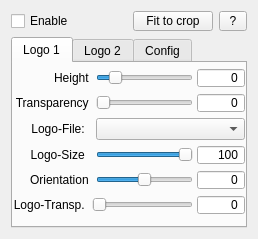
<?xml version="1.0" encoding="UTF-8"?>
<ui version="4.0">
 <class>Ghostwriter_Plugin</class>
 <widget class="SettingsWidget" name="Ghostwriter_Plugin">
  <property name="geometry">
   <rect>
    <x>0</x>
    <y>0</y>
    <width>258</width>
    <height>239</height>
   </rect>
  </property>
  <property name="windowTitle">
   <string>Ghostwriter</string>
  </property>
  <property name="BIBBLE_PLUGIN_NAME" stdset="0">
   <string>Ghostwriter</string>
  </property>
  <property name="BIBBLE_PLUGIN_GROUP" stdset="0">
   <string>ghostwr</string>
  </property>
  <layout class="QVBoxLayout" name="verticalLayout" stretch="0,0">
   <item>
    <layout class="QHBoxLayout" name="horizontalLayout_2">
     <item>
      <widget class="QCheckBox" name="gwenabled_checkbox">
       <property name="text">
        <string>Enable</string>
       </property>
      </widget>
     </item>
     <item>
      <widget class="QPushButton" name="fit_button">
       <property name="sizePolicy">
        <sizepolicy hsizetype="Fixed" vsizetype="Fixed">
         <horstretch>0</horstretch>
         <verstretch>0</verstretch>
        </sizepolicy>
       </property>
       <property name="maximumSize">
        <size>
         <width>16777215</width>
         <height>20</height>
        </size>
       </property>
       <property name="text">
        <string>Fit to crop</string>
       </property>
      </widget>
     </item>
     <item>
      <widget class="QToolButton" name="aboutButton">
       <property name="maximumSize">
        <size>
         <width>16777215</width>
         <height>20</height>
        </size>
       </property>
       <property name="text">
        <string> ? </string>
       </property>
      </widget>
     </item>
    </layout>
   </item>
   <item>
    <widget class="QTabWidget" name="tabWidget">
     <property name="sizePolicy">
      <sizepolicy hsizetype="Expanding" vsizetype="Expanding">
       <horstretch>1</horstretch>
       <verstretch>0</verstretch>
      </sizepolicy>
     </property>
     <property name="currentIndex">
      <number>0</number>
     </property>
     <widget class="QWidget" name="tab">
      <attribute name="title">
       <string>Logo 1</string>
      </attribute>
      <layout class="QGridLayout" name="gridLayout">
       <property name="horizontalSpacing">
        <number>4</number>
       </property>
       <property name="verticalSpacing">
        <number>0</number>
       </property>
       <property name="margin">
        <number>0</number>
       </property>
       <item row="0" column="0" colspan="2">
        <widget class="QLabel" name="height_label">
         <property name="text">
          <string>Height </string>
         </property>
         <property name="alignment">
          <set>Qt::AlignRight|Qt::AlignTrailing|Qt::AlignVCenter</set>
         </property>
        </widget>
       </item>
       <item row="0" column="2">
        <widget class="QSlider" name="height_slider">
         <property name="maximum">
          <number>100</number>
         </property>
         <property name="value">
          <number>15</number>
         </property>
         <property name="orientation">
          <enum>Qt::Horizontal</enum>
         </property>
        </widget>
       </item>
       <item row="0" column="3">
        <widget class="QSpinBox" name="height_edit">
         <property name="sizePolicy">
          <sizepolicy hsizetype="Preferred" vsizetype="Preferred">
           <horstretch>1</horstretch>
           <verstretch>0</verstretch>
          </sizepolicy>
         </property>
         <property name="minimumSize">
          <size>
           <width>48</width>
           <height>20</height>
          </size>
         </property>
         <property name="maximumSize">
          <size>
           <width>48</width>
           <height>20</height>
          </size>
         </property>
         <property name="cursor">
          <cursorShape>IBeamCursor</cursorShape>
         </property>
         <property name="focusPolicy">
          <enum>Qt::ClickFocus</enum>
         </property>
         <property name="alignment">
          <set>Qt::AlignRight|Qt::AlignTrailing|Qt::AlignVCenter</set>
         </property>
         <property name="buttonSymbols">
          <enum>QAbstractSpinBox::NoButtons</enum>
         </property>
         <property name="maximum">
          <number>100</number>
         </property>
        </widget>
       </item>
       <item row="1" column="0" colspan="2">
        <widget class="QLabel" name="lucent_label">
         <property name="text">
          <string>Transparency </string>
         </property>
         <property name="alignment">
          <set>Qt::AlignRight|Qt::AlignTrailing|Qt::AlignVCenter</set>
         </property>
        </widget>
       </item>
       <item row="1" column="2">
        <widget class="QSlider" name="lucent_slider">
         <property name="maximum">
          <number>100</number>
         </property>
         <property name="orientation">
          <enum>Qt::Horizontal</enum>
         </property>
        </widget>
       </item>
       <item row="1" column="3">
        <widget class="QSpinBox" name="lucent_edit">
         <property name="sizePolicy">
          <sizepolicy hsizetype="Preferred" vsizetype="Preferred">
           <horstretch>1</horstretch>
           <verstretch>0</verstretch>
          </sizepolicy>
         </property>
         <property name="minimumSize">
          <size>
           <width>48</width>
           <height>20</height>
          </size>
         </property>
         <property name="maximumSize">
          <size>
           <width>48</width>
           <height>20</height>
          </size>
         </property>
         <property name="cursor">
          <cursorShape>IBeamCursor</cursorShape>
         </property>
         <property name="focusPolicy">
          <enum>Qt::ClickFocus</enum>
         </property>
         <property name="alignment">
          <set>Qt::AlignRight|Qt::AlignTrailing|Qt::AlignVCenter</set>
         </property>
         <property name="buttonSymbols">
          <enum>QAbstractSpinBox::NoButtons</enum>
         </property>
         <property name="maximum">
          <number>100</number>
         </property>
        </widget>
       </item>
       <item row="6" column="0" colspan="2">
        <widget class="QLabel" name="orientation_label">
         <property name="text">
          <string>Orientation </string>
         </property>
         <property name="alignment">
          <set>Qt::AlignRight|Qt::AlignTrailing|Qt::AlignVCenter</set>
         </property>
        </widget>
       </item>
       <item row="6" column="2">
        <widget class="QSlider" name="orientation_slider">
         <property name="minimum">
          <number>-100</number>
         </property>
         <property name="maximum">
          <number>100</number>
         </property>
         <property name="value">
          <number>0</number>
         </property>
         <property name="orientation">
          <enum>Qt::Horizontal</enum>
         </property>
        </widget>
       </item>
       <item row="6" column="3">
        <widget class="QSpinBox" name="orientation_edit">
         <property name="minimumSize">
          <size>
           <width>48</width>
           <height>20</height>
          </size>
         </property>
         <property name="maximumSize">
          <size>
           <width>48</width>
           <height>20</height>
          </size>
         </property>
         <property name="cursor">
          <cursorShape>IBeamCursor</cursorShape>
         </property>
         <property name="focusPolicy">
          <enum>Qt::ClickFocus</enum>
         </property>
         <property name="alignment">
          <set>Qt::AlignRight|Qt::AlignTrailing|Qt::AlignVCenter</set>
         </property>
         <property name="buttonSymbols">
          <enum>QAbstractSpinBox::NoButtons</enum>
         </property>
         <property name="minimum">
          <number>-100</number>
         </property>
         <property name="maximum">
          <number>100</number>
         </property>
        </widget>
       </item>
       <item row="7" column="0">
        <widget class="QLabel" name="logotrans_label">
         <property name="text">
          <string>Logo-Transp. </string>
         </property>
         <property name="alignment">
          <set>Qt::AlignRight|Qt::AlignTrailing|Qt::AlignVCenter</set>
         </property>
        </widget>
       </item>
       <item row="7" column="1" colspan="2">
        <widget class="QSlider" name="logotrans_slider">
         <property name="maximum">
          <number>100</number>
         </property>
         <property name="orientation">
          <enum>Qt::Horizontal</enum>
         </property>
        </widget>
       </item>
       <item row="7" column="3">
        <widget class="QSpinBox" name="logotrans_edit">
         <property name="minimumSize">
          <size>
           <width>48</width>
           <height>20</height>
          </size>
         </property>
         <property name="maximumSize">
          <size>
           <width>48</width>
           <height>20</height>
          </size>
         </property>
         <property name="cursor">
          <cursorShape>IBeamCursor</cursorShape>
         </property>
         <property name="focusPolicy">
          <enum>Qt::ClickFocus</enum>
         </property>
         <property name="alignment">
          <set>Qt::AlignRight|Qt::AlignTrailing|Qt::AlignVCenter</set>
         </property>
         <property name="buttonSymbols">
          <enum>QAbstractSpinBox::NoButtons</enum>
         </property>
         <property name="maximum">
          <number>100</number>
         </property>
        </widget>
       </item>
       <item row="2" column="0">
        <widget class="QLabel" name="logofilename_label">
         <property name="text">
          <string>Logo-File: </string>
         </property>
         <property name="alignment">
          <set>Qt::AlignRight|Qt::AlignTrailing|Qt::AlignVCenter</set>
         </property>
        </widget>
       </item>
       <item row="4" column="2">
        <widget class="QSlider" name="logosize_slider">
         <property name="maximum">
          <number>100</number>
         </property>
         <property name="value">
          <number>100</number>
         </property>
         <property name="orientation">
          <enum>Qt::Horizontal</enum>
         </property>
        </widget>
       </item>
       <item row="4" column="3">
        <widget class="QSpinBox" name="logosize_edit">
         <property name="minimumSize">
          <size>
           <width>48</width>
           <height>20</height>
          </size>
         </property>
         <property name="maximumSize">
          <size>
           <width>48</width>
           <height>20</height>
          </size>
         </property>
         <property name="cursor">
          <cursorShape>IBeamCursor</cursorShape>
         </property>
         <property name="focusPolicy">
          <enum>Qt::ClickFocus</enum>
         </property>
         <property name="alignment">
          <set>Qt::AlignRight|Qt::AlignTrailing|Qt::AlignVCenter</set>
         </property>
         <property name="buttonSymbols">
          <enum>QAbstractSpinBox::NoButtons</enum>
         </property>
         <property name="maximum">
          <number>100</number>
         </property>
         <property name="value">
          <number>100</number>
         </property>
        </widget>
       </item>
       <item row="4" column="0">
        <widget class="QLabel" name="logosize_label">
         <property name="text">
          <string>Logo-Size </string>
         </property>
         <property name="alignment">
          <set>Qt::AlignRight|Qt::AlignTrailing|Qt::AlignVCenter</set>
         </property>
        </widget>
       </item>
       <item row="2" column="2" colspan="2">
        <widget class="QComboBox" name="logofilename1_combo"/>
       </item>
      </layout>
     </widget>
     <widget class="QWidget" name="tab_2">
      <attribute name="title">
       <string>Logo 2</string>
      </attribute>
      <layout class="QGridLayout" name="gridLayout_2">
       <property name="horizontalSpacing">
        <number>4</number>
       </property>
       <property name="verticalSpacing">
        <number>0</number>
       </property>
       <property name="margin">
        <number>0</number>
       </property>
       <item row="0" column="0" colspan="2">
        <widget class="QCheckBox" name="logo2_checkbox">
         <property name="text">
          <string>Enable 2. Logo</string>
         </property>
        </widget>
       </item>
       <item row="1" column="0">
        <widget class="QLabel" name="logofilename2_label">
         <property name="text">
          <string>Logo-File </string>
         </property>
         <property name="alignment">
          <set>Qt::AlignRight|Qt::AlignTrailing|Qt::AlignVCenter</set>
         </property>
        </widget>
       </item>
       <item row="2" column="0">
        <widget class="QLabel" name="logosize2_label">
         <property name="text">
          <string>Logo Size </string>
         </property>
         <property name="alignment">
          <set>Qt::AlignRight|Qt::AlignTrailing|Qt::AlignVCenter</set>
         </property>
        </widget>
       </item>
       <item row="3" column="0">
        <widget class="QLabel" name="xpos2_label">
         <property name="text">
          <string>X-Position </string>
         </property>
         <property name="alignment">
          <set>Qt::AlignRight|Qt::AlignTrailing|Qt::AlignVCenter</set>
         </property>
        </widget>
       </item>
       <item row="4" column="0">
        <widget class="QLabel" name="ypos2_label">
         <property name="text">
          <string>Y-Position </string>
         </property>
         <property name="alignment">
          <set>Qt::AlignRight|Qt::AlignTrailing|Qt::AlignVCenter</set>
         </property>
        </widget>
       </item>
       <item row="5" column="0">
        <widget class="QLabel" name="logotrans2_label">
         <property name="text">
          <string>Logo Transp. </string>
         </property>
         <property name="alignment">
          <set>Qt::AlignRight|Qt::AlignTrailing|Qt::AlignVCenter</set>
         </property>
        </widget>
       </item>
       <item row="2" column="1">
        <widget class="QSlider" name="logosize2_slider">
         <property name="maximum">
          <number>100</number>
         </property>
         <property name="orientation">
          <enum>Qt::Horizontal</enum>
         </property>
        </widget>
       </item>
       <item row="2" column="2">
        <widget class="QSpinBox" name="logosize2_edit">
         <property name="sizePolicy">
          <sizepolicy hsizetype="Preferred" vsizetype="Preferred">
           <horstretch>1</horstretch>
           <verstretch>0</verstretch>
          </sizepolicy>
         </property>
         <property name="minimumSize">
          <size>
           <width>48</width>
           <height>20</height>
          </size>
         </property>
         <property name="maximumSize">
          <size>
           <width>48</width>
           <height>20</height>
          </size>
         </property>
         <property name="cursor">
          <cursorShape>IBeamCursor</cursorShape>
         </property>
         <property name="focusPolicy">
          <enum>Qt::ClickFocus</enum>
         </property>
         <property name="alignment">
          <set>Qt::AlignRight|Qt::AlignTrailing|Qt::AlignVCenter</set>
         </property>
         <property name="buttonSymbols">
          <enum>QAbstractSpinBox::NoButtons</enum>
         </property>
         <property name="maximum">
          <number>100</number>
         </property>
        </widget>
       </item>
       <item row="3" column="1">
        <widget class="QSlider" name="xpos2_slider">
         <property name="maximum">
          <number>100</number>
         </property>
         <property name="orientation">
          <enum>Qt::Horizontal</enum>
         </property>
        </widget>
       </item>
       <item row="4" column="1">
        <widget class="QSlider" name="ypos2_slider">
         <property name="maximum">
          <number>100</number>
         </property>
         <property name="orientation">
          <enum>Qt::Horizontal</enum>
         </property>
        </widget>
       </item>
       <item row="5" column="1">
        <widget class="QSlider" name="logotrans2_slider">
         <property name="maximum">
          <number>100</number>
         </property>
         <property name="orientation">
          <enum>Qt::Horizontal</enum>
         </property>
        </widget>
       </item>
       <item row="3" column="2">
        <widget class="QSpinBox" name="xpos2_edit">
         <property name="sizePolicy">
          <sizepolicy hsizetype="Preferred" vsizetype="Preferred">
           <horstretch>1</horstretch>
           <verstretch>0</verstretch>
          </sizepolicy>
         </property>
         <property name="minimumSize">
          <size>
           <width>48</width>
           <height>20</height>
          </size>
         </property>
         <property name="maximumSize">
          <size>
           <width>48</width>
           <height>20</height>
          </size>
         </property>
         <property name="cursor">
          <cursorShape>IBeamCursor</cursorShape>
         </property>
         <property name="focusPolicy">
          <enum>Qt::ClickFocus</enum>
         </property>
         <property name="alignment">
          <set>Qt::AlignRight|Qt::AlignTrailing|Qt::AlignVCenter</set>
         </property>
         <property name="buttonSymbols">
          <enum>QAbstractSpinBox::NoButtons</enum>
         </property>
         <property name="maximum">
          <number>100</number>
         </property>
        </widget>
       </item>
       <item row="4" column="2">
        <widget class="QSpinBox" name="ypos2_edit">
         <property name="sizePolicy">
          <sizepolicy hsizetype="Preferred" vsizetype="Preferred">
           <horstretch>1</horstretch>
           <verstretch>0</verstretch>
          </sizepolicy>
         </property>
         <property name="minimumSize">
          <size>
           <width>48</width>
           <height>20</height>
          </size>
         </property>
         <property name="maximumSize">
          <size>
           <width>48</width>
           <height>20</height>
          </size>
         </property>
         <property name="cursor">
          <cursorShape>IBeamCursor</cursorShape>
         </property>
         <property name="focusPolicy">
          <enum>Qt::ClickFocus</enum>
         </property>
         <property name="alignment">
          <set>Qt::AlignRight|Qt::AlignTrailing|Qt::AlignVCenter</set>
         </property>
         <property name="buttonSymbols">
          <enum>QAbstractSpinBox::NoButtons</enum>
         </property>
         <property name="maximum">
          <number>100</number>
         </property>
        </widget>
       </item>
       <item row="5" column="2">
        <widget class="QSpinBox" name="logotrans2_edit">
         <property name="sizePolicy">
          <sizepolicy hsizetype="Preferred" vsizetype="Preferred">
           <horstretch>1</horstretch>
           <verstretch>0</verstretch>
          </sizepolicy>
         </property>
         <property name="minimumSize">
          <size>
           <width>48</width>
           <height>20</height>
          </size>
         </property>
         <property name="maximumSize">
          <size>
           <width>48</width>
           <height>20</height>
          </size>
         </property>
         <property name="cursor">
          <cursorShape>IBeamCursor</cursorShape>
         </property>
         <property name="focusPolicy">
          <enum>Qt::ClickFocus</enum>
         </property>
         <property name="alignment">
          <set>Qt::AlignRight|Qt::AlignTrailing|Qt::AlignVCenter</set>
         </property>
         <property name="buttonSymbols">
          <enum>QAbstractSpinBox::NoButtons</enum>
         </property>
         <property name="maximum">
          <number>100</number>
         </property>
        </widget>
       </item>
       <item row="1" column="1" colspan="2">
        <widget class="QComboBox" name="logofilename2_combo"/>
       </item>
      </layout>
     </widget>
     <widget class="QWidget" name="tab_3">
      <attribute name="title">
       <string>Config</string>
      </attribute>
      <layout class="QGridLayout" name="gridLayout_3">
       <item row="0" column="0">
        <widget class="QPushButton" name="refreshButton">
         <property name="text">
          <string>Refresh logos</string>
         </property>
        </widget>
       </item>
      </layout>
     </widget>
    </widget>
   </item>
  </layout>
 </widget>
 <customwidgets>
  <customwidget>
   <class>SettingsWidget</class>
   <extends>QWidget</extends>
   <header>SettingsWidget.h</header>
   <container>1</container>
   <slots>
    <slot>setOption(int)</slot>
    <slot>setOption(QString)</slot>
    <slot>setOption(bool)</slot>
   </slots>
  </customwidget>
 </customwidgets>
 <resources/>
 <connections>
  <connection>
   <sender>gwenabled_checkbox</sender>
   <signal>toggled(bool)</signal>
   <receiver>Ghostwriter_Plugin</receiver>
   <slot>setOption(bool)</slot>
   <hints>
    <hint type="sourcelabel">
     <x>131</x>
     <y>17</y>
    </hint>
    <hint type="destinationlabel">
     <x>131</x>
     <y>17</y>
    </hint>
   </hints>
  </connection>
  <connection>
   <sender>height_slider</sender>
   <signal>valueChanged(int)</signal>
   <receiver>Ghostwriter_Plugin</receiver>
   <slot>setOption(int)</slot>
   <hints>
    <hint type="sourcelabel">
     <x>120</x>
     <y>54</y>
    </hint>
    <hint type="destinationlabel">
     <x>131</x>
     <y>40</y>
    </hint>
   </hints>
  </connection>
  <connection>
   <sender>height_edit</sender>
   <signal>valueChanged(QString)</signal>
   <receiver>Ghostwriter_Plugin</receiver>
   <slot>setOption(QString)</slot>
   <hints>
    <hint type="sourcelabel">
     <x>228</x>
     <y>54</y>
    </hint>
    <hint type="destinationlabel">
     <x>131</x>
     <y>40</y>
    </hint>
   </hints>
  </connection>
  <connection>
   <sender>aboutButton</sender>
   <signal>clicked()</signal>
   <receiver>Ghostwriter_Plugin</receiver>
   <slot>buttonClick()</slot>
   <hints>
    <hint type="sourcelabel">
     <x>238</x>
     <y>23</y>
    </hint>
    <hint type="destinationlabel">
     <x>131</x>
     <y>40</y>
    </hint>
   </hints>
  </connection>
  <connection>
   <sender>lucent_slider</sender>
   <signal>valueChanged(int)</signal>
   <receiver>Ghostwriter_Plugin</receiver>
   <slot>setOption(int)</slot>
   <hints>
    <hint type="sourcelabel">
     <x>128</x>
     <y>174</y>
    </hint>
    <hint type="destinationlabel">
     <x>128</x>
     <y>104</y>
    </hint>
   </hints>
  </connection>
  <connection>
   <sender>lucent_edit</sender>
   <signal>valueChanged(QString)</signal>
   <receiver>Ghostwriter_Plugin</receiver>
   <slot>setOption(QString)</slot>
   <hints>
    <hint type="sourcelabel">
     <x>223</x>
     <y>173</y>
    </hint>
    <hint type="destinationlabel">
     <x>128</x>
     <y>104</y>
    </hint>
   </hints>
  </connection>
  <connection>
   <sender>orientation_slider</sender>
   <signal>valueChanged(int)</signal>
   <receiver>Ghostwriter_Plugin</receiver>
   <slot>setOption(int)</slot>
   <hints>
    <hint type="sourcelabel">
     <x>176</x>
     <y>187</y>
    </hint>
    <hint type="destinationlabel">
     <x>128</x>
     <y>104</y>
    </hint>
   </hints>
  </connection>
  <connection>
   <sender>logotrans_slider</sender>
   <signal>valueChanged(int)</signal>
   <receiver>Ghostwriter_Plugin</receiver>
   <slot>setOption(int)</slot>
   <hints>
    <hint type="sourcelabel">
     <x>149</x>
     <y>187</y>
    </hint>
    <hint type="destinationlabel">
     <x>128</x>
     <y>104</y>
    </hint>
   </hints>
  </connection>
  <connection>
   <sender>logotrans_edit</sender>
   <signal>valueChanged(QString)</signal>
   <receiver>Ghostwriter_Plugin</receiver>
   <slot>setOption(QString)</slot>
   <hints>
    <hint type="sourcelabel">
     <x>223</x>
     <y>186</y>
    </hint>
    <hint type="destinationlabel">
     <x>128</x>
     <y>104</y>
    </hint>
   </hints>
  </connection>
  <connection>
   <sender>orientation_edit</sender>
   <signal>valueChanged(QString)</signal>
   <receiver>Ghostwriter_Plugin</receiver>
   <slot>setOption(QString)</slot>
   <hints>
    <hint type="sourcelabel">
     <x>223</x>
     <y>161</y>
    </hint>
    <hint type="destinationlabel">
     <x>128</x>
     <y>104</y>
    </hint>
   </hints>
  </connection>
  <connection>
   <sender>logosize_slider</sender>
   <signal>valueChanged(int)</signal>
   <receiver>Ghostwriter_Plugin</receiver>
   <slot>setOption(int)</slot>
   <hints>
    <hint type="sourcelabel">
     <x>149</x>
     <y>134</y>
    </hint>
    <hint type="destinationlabel">
     <x>128</x>
     <y>104</y>
    </hint>
   </hints>
  </connection>
  <connection>
   <sender>logosize_edit</sender>
   <signal>valueChanged(QString)</signal>
   <receiver>Ghostwriter_Plugin</receiver>
   <slot>setOption(QString)</slot>
   <hints>
    <hint type="sourcelabel">
     <x>223</x>
     <y>133</y>
    </hint>
    <hint type="destinationlabel">
     <x>128</x>
     <y>104</y>
    </hint>
   </hints>
  </connection>
  <connection>
   <sender>fit_button</sender>
   <signal>clicked(bool)</signal>
   <receiver>Ghostwriter_Plugin</receiver>
   <slot>setOption(bool)</slot>
   <hints>
    <hint type="sourcelabel">
     <x>163</x>
     <y>23</y>
    </hint>
    <hint type="destinationlabel">
     <x>128</x>
     <y>115</y>
    </hint>
   </hints>
  </connection>
  <connection>
   <sender>logofilename2_combo</sender>
   <signal>currentIndexChanged(QString)</signal>
   <receiver>Ghostwriter_Plugin</receiver>
   <slot>setOption(QString)</slot>
   <hints>
    <hint type="sourcelabel">
     <x>173</x>
     <y>109</y>
    </hint>
    <hint type="destinationlabel">
     <x>128</x>
     <y>118</y>
    </hint>
   </hints>
  </connection>
  <connection>
   <sender>logo2_checkbox</sender>
   <signal>toggled(bool)</signal>
   <receiver>Ghostwriter_Plugin</receiver>
   <slot>setOption(bool)</slot>
   <hints>
    <hint type="sourcelabel">
     <x>102</x>
     <y>82</y>
    </hint>
    <hint type="destinationlabel">
     <x>128</x>
     <y>118</y>
    </hint>
   </hints>
  </connection>
  <connection>
   <sender>logosize2_slider</sender>
   <signal>valueChanged(int)</signal>
   <receiver>Ghostwriter_Plugin</receiver>
   <slot>setOption(int)</slot>
   <hints>
    <hint type="sourcelabel">
     <x>147</x>
     <y>137</y>
    </hint>
    <hint type="destinationlabel">
     <x>128</x>
     <y>118</y>
    </hint>
   </hints>
  </connection>
  <connection>
   <sender>logosize2_edit</sender>
   <signal>valueChanged(QString)</signal>
   <receiver>Ghostwriter_Plugin</receiver>
   <slot>setOption(QString)</slot>
   <hints>
    <hint type="sourcelabel">
     <x>222</x>
     <y>136</y>
    </hint>
    <hint type="destinationlabel">
     <x>128</x>
     <y>118</y>
    </hint>
   </hints>
  </connection>
  <connection>
   <sender>xpos2_slider</sender>
   <signal>valueChanged(int)</signal>
   <receiver>Ghostwriter_Plugin</receiver>
   <slot>setOption(int)</slot>
   <hints>
    <hint type="sourcelabel">
     <x>147</x>
     <y>162</y>
    </hint>
    <hint type="destinationlabel">
     <x>128</x>
     <y>118</y>
    </hint>
   </hints>
  </connection>
  <connection>
   <sender>xpos2_edit</sender>
   <signal>valueChanged(QString)</signal>
   <receiver>Ghostwriter_Plugin</receiver>
   <slot>setOption(QString)</slot>
   <hints>
    <hint type="sourcelabel">
     <x>222</x>
     <y>161</y>
    </hint>
    <hint type="destinationlabel">
     <x>128</x>
     <y>118</y>
    </hint>
   </hints>
  </connection>
  <connection>
   <sender>ypos2_slider</sender>
   <signal>valueChanged(int)</signal>
   <receiver>Ghostwriter_Plugin</receiver>
   <slot>setOption(int)</slot>
   <hints>
    <hint type="sourcelabel">
     <x>147</x>
     <y>187</y>
    </hint>
    <hint type="destinationlabel">
     <x>128</x>
     <y>118</y>
    </hint>
   </hints>
  </connection>
  <connection>
   <sender>ypos2_edit</sender>
   <signal>valueChanged(QString)</signal>
   <receiver>Ghostwriter_Plugin</receiver>
   <slot>setOption(QString)</slot>
   <hints>
    <hint type="sourcelabel">
     <x>222</x>
     <y>186</y>
    </hint>
    <hint type="destinationlabel">
     <x>128</x>
     <y>118</y>
    </hint>
   </hints>
  </connection>
  <connection>
   <sender>logotrans2_slider</sender>
   <signal>valueChanged(int)</signal>
   <receiver>Ghostwriter_Plugin</receiver>
   <slot>setOption(int)</slot>
   <hints>
    <hint type="sourcelabel">
     <x>147</x>
     <y>212</y>
    </hint>
    <hint type="destinationlabel">
     <x>128</x>
     <y>118</y>
    </hint>
   </hints>
  </connection>
  <connection>
   <sender>logotrans2_edit</sender>
   <signal>valueChanged(QString)</signal>
   <receiver>Ghostwriter_Plugin</receiver>
   <slot>setOption(QString)</slot>
   <hints>
    <hint type="sourcelabel">
     <x>222</x>
     <y>211</y>
    </hint>
    <hint type="destinationlabel">
     <x>128</x>
     <y>118</y>
    </hint>
   </hints>
  </connection>
  <connection>
   <sender>refreshButton</sender>
   <signal>clicked()</signal>
   <receiver>Ghostwriter_Plugin</receiver>
   <slot>buttonClick()</slot>
   <hints>
    <hint type="sourcelabel">
     <x>128</x>
     <y>203</y>
    </hint>
    <hint type="destinationlabel">
     <x>128</x>
     <y>118</y>
    </hint>
   </hints>
  </connection>
  <connection>
   <sender>logofilename1_combo</sender>
   <signal>currentIndexChanged(QString)</signal>
   <receiver>Ghostwriter_Plugin</receiver>
   <slot>setOption(QString)</slot>
   <hints>
    <hint type="sourcelabel">
     <x>175</x>
     <y>135</y>
    </hint>
    <hint type="destinationlabel">
     <x>128</x>
     <y>118</y>
    </hint>
   </hints>
  </connection>
 </connections>
 <slots>
  <slot>buttonClick()</slot>
 </slots>
</ui>
